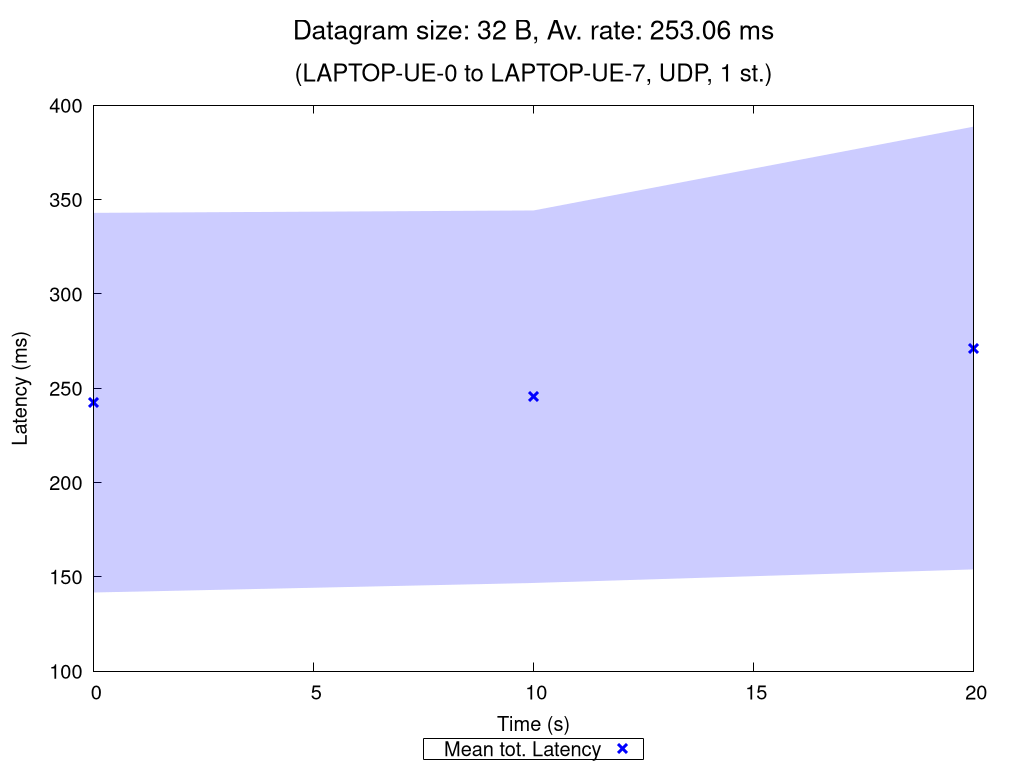

gnuplot code for this plot:
set terminal pngcairo nocrop enhanced size 1024,768 font "Verdana,15"
set output "UDP_1_st_2020_11_02_11-45-29_one2two_00032B.png"

set title "{/=20 Datagram size: 32 B, Av. rate: 253.06 ms}\n\n{/=18 (LAPTOP-UE-0 to LAPTOP-UE-7, UDP, 1 st.)}"

set xlabel "Time (s)"
set ylabel "Latency (ms)"
set ytics nomirror
set key bmargin center horizontal box samplen 1 width -1
set bmargin 4.6
set rmargin 4.5

rf = 1.0  # rate factor
set style fill transparent solid 0.2 noborder
set autoscale xfix
plot "UDP_1_st_2020_11_02_11-45-29_one2two_00032B_iperf_processed.dat" using 1:($2/rf-$3/rf):($2/rf+$3/rf) with filledcurves lc rgb "blue" notitle, \
     "" using 1:($2/rf) with points pt 2 ps 1.5 lw 3 lc rgb "blue" title "Mean tot. Latency", \
